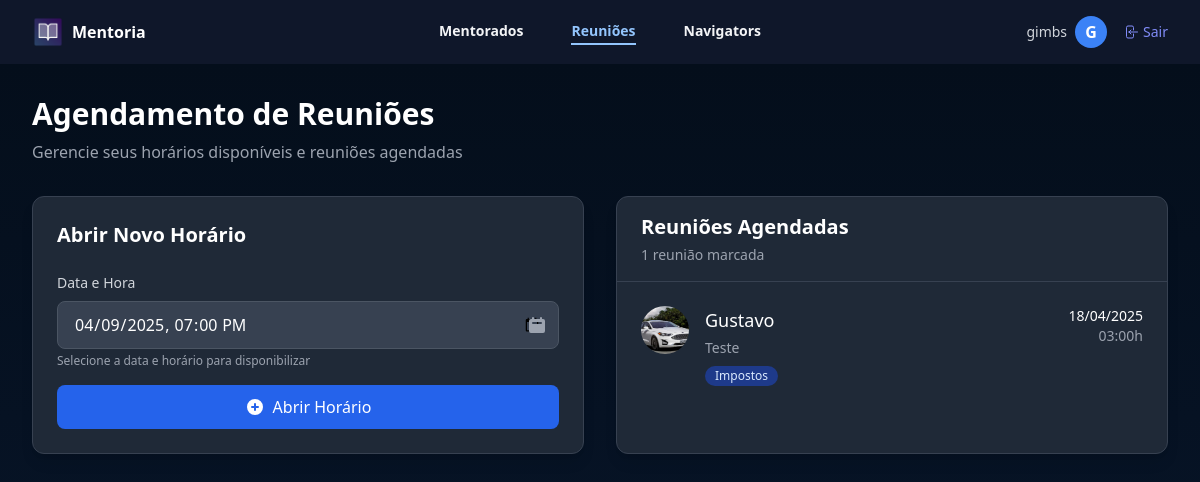
The page /mentorados/reunioes/ (signed in) on the database its author committed.
### mentorados/models.py (models this page shows, shortened)
class Reuniao(models.Model):
    tag_choices = (
        ('G', 'Gestão'),
        ('M', 'Marketing'),
        ('RH', 'Gestão de pessoas'),
        ('I', 'Impostos')
    )
    data = models.ForeignKey(AgendaReunioes, on_delete=models.CASCADE)
    mentorado = models.ForeignKey(Mentorados, on_delete=models.CASCADE)
    tag = models.CharField(max_length=2, choices=tag_choices)
    descricao = models.TextField()

class Mentorados(models.Model):
    estagios = [
        ('E1', '10k-50k'),
        ('E2', '50k-100k'),
        ('E3', '100k-200k'),
        ('E4', '200k-500k'),
        ('E5', '500k-1M'),
    ]
    nome = models.CharField(max_length=255)
    email = models.EmailField(max_length=255)
    telefone = models.CharField(max_length=255, null=True, blank=True)
    estagio = models.CharField(max_length=3, choices=estagios)
    foto = models.ImageField(upload_to='fotos', null=True, blank=True)
    navigator = models.ForeignKey(Navigators, null=True, blank=True, on_delete=models.CASCADE)
    user = models.ForeignKey(User, on_delete=models.CASCADE)
    criado_em = models.DateTimeField(auto_now_add=True)
    token = models.CharField(max_length=16)

class AgendaReunioes(models.Model):
    data_inicial = models.DateTimeField(null=True, blank=True)
    mentor = models.ForeignKey(User, on_delete=models.CASCADE)
    agendado = models.BooleanField(default=False)

### mentorados/views.py (the view, shortened to what this page needs)
# urls.py: path('reunioes/', views.reunioes, name='reunioes'),
@login_required
def reunioes(request):
    if request.method == 'GET':
        reunioes = Reuniao.objects.filter(
        data__mentor=request.user
        ).select_related('mentorado', 'data', 'data__mentor')
        return render(request, 'reunioes.html', {'reunioes': reunioes})
    return render(request, 'reunioes.html')

### mentorados/templates/reunioes.html (shortened to what this page needs)
{% extends "base.html" %}
{% load static %}
{% block 'body' %}
<header class="bg-slate-900 shadow-sm">
  <nav class="flex items-center justify-between p-4 lg:px-8" aria-label="Global">
    <div class="flex lg:flex-1">
      <a href="{% url 'home' %}" class="-m-1.5 p-1.5 flex items-center">
        <img class="h-8 w-auto mr-2" src="{% static 'logo.png' %}" alt="">
        <span class="text-white font-bold">Mentoria</span>
      </a>
    </div>
    <div class="hidden lg:flex lg:gap-x-12">
      <a href="{% url 'mentorados'%}" class="text-sm/6 font-semibold text-gray-100 hover:text-blue-300 transition-colors">Mentorados</a>
      <a href="{% url 'reunioes'%}" class="text-sm/6 font-semibold text-blue-300 border-b-2 border-blue-300">Reuniões</a>
      <a href="{% url 'navigators'%}" class="text-sm/6 font-semibold text-gray-100 hover:text-blue-300 transition-colors">Navigators</a>
    </div>
    {% if request.user.is_authenticated %}
    <div class="hidden lg:flex lg:flex-1 lg:justify-end">
      <div class="flex items-center">
        <span class="text-sm text-gray-300 mr-2">{{ request.user.username }}</span>
        <div class="w-8 h-8 rounded-full bg-blue-500 flex items-center justify-center text-white font-bold">
          {{ request.user.username|first|upper }}
        </div>
        <a href="{% url 'logout' %}" class="text-sm text-indigo-400 hover:text-indigo-300 flex items-center gap-1 ml-4">
          <svg class="size-4" fill="none" viewBox="0 0 24 24" stroke-width="1.5" stroke="currentColor">
            <path stroke-linecap="round" stroke-linejoin="round" d="M15.75 9V5.25A2.25 2.25 0 0013.5 3h-6a2.25 2.25 0 00-2.25 2.25v13.5A2.25 2.25 0 007.5 21h6a2.25 2.25 0 002.25-2.25V15M12 9l-3 3m0 0l3 3m-3-3h12.75" />
          </svg>
          Sair
        </a>
      </div>
    </div>
    {% endif %}
  </nav>
</header>
<div class="bg-gradient-to-b from-[#040e1b] to-[#0a1a33] min-h-screen">
  <div class="max-w-7xl mx-auto py-8 px-4 sm:px-6 lg:px-8">
    <div class="flex justify-between items-center mb-8">
      <div>
        <h1 class="text-3xl font-bold text-white">Agendamento de Reuniões</h1>
        <p class="mt-2 text-gray-400">Gerencie seus horários disponíveis e reuniões agendadas</p>
      </div>
    </div>
    <div class="grid grid-cols-1 lg:grid-cols-2 gap-8">
      <div class="bg-gray-800 rounded-xl p-6 shadow-lg border border-gray-700">
        <h2 class="text-xl font-bold text-white mb-6">Abrir Novo Horário</h2>
        <form action="{% url 'reunioes' %}" method="POST" class="space-y-4">
          <div>
            <label for="date" class="block text-sm font-medium text-gray-300 mb-2">Data e Hora</label>
            <div class="relative">
              <input type="datetime-local" name="data" id="date" required
                     class="w-full bg-gray-700 border border-gray-600 rounded-lg px-4 py-2.5 text-white placeholder-gray-400 focus:ring-2 focus:ring-blue-500 focus:border-blue-500">
              <div class="absolute inset-y-0 right-0 flex items-center pr-3 pointer-events-none">
              </div>
            </div>
            <p class="mt-1 text-xs text-gray-400">Selecione a data e horário para disponibilizar</p>
          </div>
          <button type="submit" class="w-full bg-blue-600 hover:bg-blue-700 text-white font-medium py-2.5 px-4 rounded-lg transition-colors flex items-center justify-center gap-2">
            <svg xmlns="http://www.w3.org/2000/svg" class="h-5 w-5" viewBox="0 0 20 20" fill="currentColor">
              <path fill-rule="evenodd" d="M10 18a8 8 0 100-16 8 8 0 000 16zm1-11a1 1 0 10-2 0v2H7a1 1 0 100 2h2v2a1 1 0 102 0v-2h2a1 1 0 100-2h-2V7z" clip-rule="evenodd" />
            </svg>
            Abrir Horário
          </button>
        </form>
      </div>
      <div class="bg-gray-800 rounded-xl shadow-lg border border-gray-700 overflow-hidden">
        <div class="px-6 py-4 border-b border-gray-700">
          <h2 class="text-xl font-bold text-white">Reuniões Agendadas</h2>
          <p class="text-sm text-gray-400 mt-1">{{ reunioes.count }} reunião{{ reunioes.count|pluralize }} marcada{{ reunioes.count|pluralize }}</p>
        </div>
        {% if reunioes %}
        <div class="divide-y divide-gray-700">
          {% for reuniao in reunioes %}
          <div class="p-6 hover:bg-gray-750 transition-colors">
            <div class="flex items-start justify-between">
              <div class="flex items-start gap-4">
                {% if reuniao.mentorado.foto %}
                <img class="size-12 flex-none rounded-full object-cover" src="{{reuniao.mentorado.foto.url}}" alt="{{reuniao.mentorado.nome}}">
                {% else %}
                <div class="size-12 flex-none rounded-full bg-blue-600 flex items-center justify-center text-white font-bold">
                  {{ reuniao.mentorado.nome|first|upper }}
                </div>
                {% endif %}
                <div>
                  <h3 class="text-lg font-medium text-white">{{ reuniao.mentorado.nome }}</h3>
                  {% if reuniao.descricao %}
                  <p class="text-sm text-gray-400 mt-1">{{ reuniao.descricao }}</p>
                  {% endif %}
                  <div class="mt-2 flex items-center gap-2">
                    <span class="inline-flex items-center px-2.5 py-0.5 rounded-full text-xs font-medium bg-{% if reuniao.tag == 'UR' %}red-900 text-red-100{% elif reuniao.tag == 'IM' %}yellow-900 text-yellow-100{% else %}blue-900 text-blue-100{% endif %}">
                      {{ reuniao.get_tag_display }}
                    </span>
                  </div>
                </div>
              </div>
              <div class="text-right">
                <p class="text-sm font-medium text-white">
                  {{ reuniao.data.data_inicial|date:"d/m/Y" }}
                </p>
                <p class="text-sm text-gray-400">
                  {{ reuniao.data.data_inicial|date:"H:i" }}h
                </p>
              </div>
            </div>
          </div>
          {% endfor %}
        </div>
        {% endif %}
      </div>
    </div>
  </div>
</div>
{% endblock 'body' %}

### rows shown on the page
Reuniao: mentorado.foto (picture), mentorado.nome "Gustavo", descricao "Teste", tag "Impostos", data.data_inicial "18/04/2025", data.data_inicial "03:00"

### other values the page prints
{{ request.user.username }} "gimbs"
{{ request.user.username|first|upper }} "G"
{{ reunioes.count }} "1"
